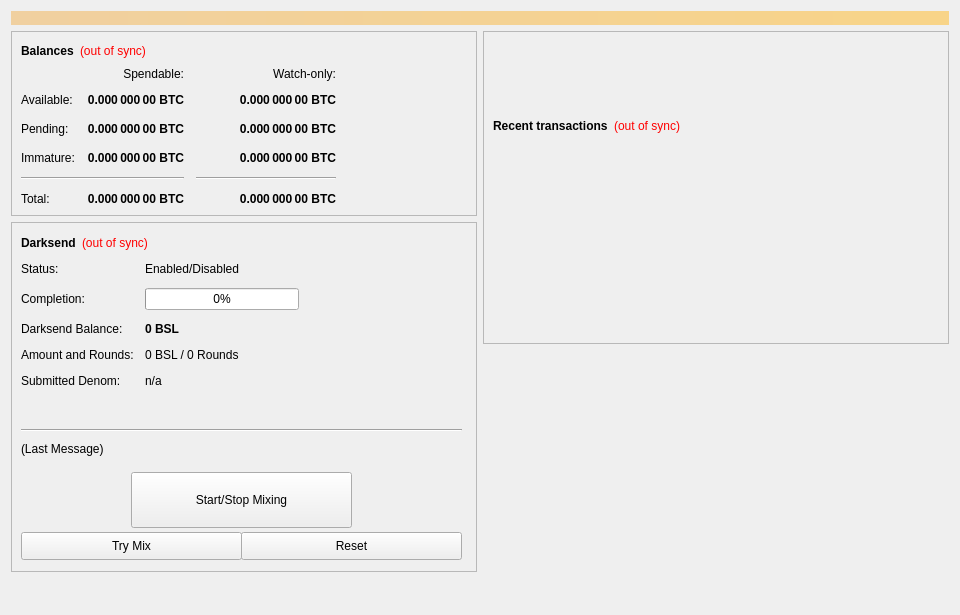
<?xml version="1.0" encoding="UTF-8"?>
<ui version="4.0">
 <class>OverviewPage</class>
 <widget class="QWidget" name="OverviewPage">
  <property name="geometry">
   <rect>
    <x>0</x>
    <y>0</y>
    <width>960</width>
    <height>615</height>
   </rect>
  </property>
  <property name="minimumSize">
   <size>
    <width>960</width>
    <height>0</height>
   </size>
  </property>
  <property name="windowTitle">
   <string>Form</string>
  </property>
  <layout class="QVBoxLayout" name="topLayout">
   <item>
    <widget class="QLabel" name="labelAlerts">
     <property name="visible">
      <bool>false</bool>
     </property>
     <property name="styleSheet">
      <string notr="true">background-color: qlineargradient(x1: 0, y1: 0, x2: 1, y2: 0, stop:0 #F0D0A0, stop:1 #F8D488); color:#000000;</string>
     </property>
     <property name="wordWrap">
      <bool>true</bool>
     </property>
     <property name="margin">
      <number>3</number>
     </property>
    </widget>
   </item>
   <item>
    <layout class="QHBoxLayout" name="horizontalLayout" stretch="1,1">
     <item>
      <layout class="QVBoxLayout" name="verticalLayout_2">
       <item>
        <widget class="QFrame" name="frame">
         <property name="frameShape">
          <enum>QFrame::StyledPanel</enum>
         </property>
         <property name="frameShadow">
          <enum>QFrame::Raised</enum>
         </property>
         <layout class="QVBoxLayout" name="verticalLayout_4">
          <item>
           <layout class="QHBoxLayout" name="horizontalLayout_4">
            <item>
             <widget class="QLabel" name="label_5">
              <property name="font">
               <font>
                <weight>75</weight>
                <bold>true</bold>
               </font>
              </property>
              <property name="text">
               <string>Balances</string>
              </property>
             </widget>
            </item>
            <item>
             <widget class="QLabel" name="labelWalletStatus">
              <property name="cursor">
               <cursorShape>WhatsThisCursor</cursorShape>
              </property>
              <property name="toolTip">
               <string>The displayed information may be out of date. Your wallet automatically synchronizes with the BSL network after a connection is established, but this process has not completed yet.</string>
              </property>
              <property name="styleSheet">
               <string notr="true">QLabel { color: red; }</string>
              </property>
              <property name="text">
               <string notr="true">(out of sync)</string>
              </property>
              <property name="alignment">
               <set>Qt::AlignLeading|Qt::AlignLeft|Qt::AlignVCenter</set>
              </property>
             </widget>
            </item>
            <item>
             <spacer name="horizontalSpacer_3">
              <property name="orientation">
               <enum>Qt::Horizontal</enum>
              </property>
              <property name="sizeHint" stdset="0">
               <size>
                <width>40</width>
                <height>20</height>
               </size>
              </property>
             </spacer>
            </item>
           </layout>
          </item>
          <item>
           <layout class="QGridLayout" name="gridLayout">
            <property name="spacing">
             <number>12</number>
            </property>
            <item row="2" column="2">
             <widget class="QLabel" name="labelWatchPending">
              <property name="font">
               <font>
                <weight>75</weight>
                <bold>true</bold>
               </font>
              </property>
              <property name="cursor">
               <cursorShape>IBeamCursor</cursorShape>
              </property>
              <property name="toolTip">
               <string>Unconfirmed transactions to watch-only addresses</string>
              </property>
              <property name="text">
               <string notr="true">0.000 000 00 BTC</string>
              </property>
              <property name="alignment">
               <set>Qt::AlignRight|Qt::AlignTrailing|Qt::AlignVCenter</set>
              </property>
              <property name="textInteractionFlags">
               <set>Qt::LinksAccessibleByMouse|Qt::TextSelectableByKeyboard|Qt::TextSelectableByMouse</set>
              </property>
             </widget>
            </item>
            <item row="2" column="1">
             <widget class="QLabel" name="labelUnconfirmed">
              <property name="font">
               <font>
                <weight>75</weight>
                <bold>true</bold>
               </font>
              </property>
              <property name="cursor">
               <cursorShape>IBeamCursor</cursorShape>
              </property>
              <property name="toolTip">
               <string>Total of transactions that have yet to be confirmed, and do not yet count toward the spendable balance</string>
              </property>
              <property name="text">
               <string notr="true">0.000 000 00 BTC</string>
              </property>
              <property name="alignment">
               <set>Qt::AlignRight|Qt::AlignTrailing|Qt::AlignVCenter</set>
              </property>
              <property name="textInteractionFlags">
               <set>Qt::LinksAccessibleByMouse|Qt::TextSelectableByKeyboard|Qt::TextSelectableByMouse</set>
              </property>
             </widget>
            </item>
            <item row="3" column="2">
             <widget class="QLabel" name="labelWatchImmature">
              <property name="font">
               <font>
                <weight>75</weight>
                <bold>true</bold>
               </font>
              </property>
              <property name="cursor">
               <cursorShape>IBeamCursor</cursorShape>
              </property>
              <property name="toolTip">
               <string>Staked or masternode rewards in watch-only addresses that has not yet matured</string>
              </property>
              <property name="text">
               <string notr="true">0.000 000 00 BTC</string>
              </property>
              <property name="alignment">
               <set>Qt::AlignRight|Qt::AlignTrailing|Qt::AlignVCenter</set>
              </property>
              <property name="textInteractionFlags">
               <set>Qt::LinksAccessibleByMouse|Qt::TextSelectableByKeyboard|Qt::TextSelectableByMouse</set>
              </property>
             </widget>
            </item>
            <item row="4" column="0" colspan="2">
             <widget class="Line" name="lineSpendableBalance">
              <property name="orientation">
               <enum>Qt::Horizontal</enum>
              </property>
             </widget>
            </item>
            <item row="4" column="2">
             <widget class="Line" name="lineWatchBalance">
              <property name="sizePolicy">
               <sizepolicy hsizetype="Preferred" vsizetype="Fixed">
                <horstretch>0</horstretch>
                <verstretch>0</verstretch>
               </sizepolicy>
              </property>
              <property name="minimumSize">
               <size>
                <width>140</width>
                <height>0</height>
               </size>
              </property>
              <property name="orientation">
               <enum>Qt::Horizontal</enum>
              </property>
             </widget>
            </item>
            <item row="5" column="0">
             <widget class="QLabel" name="labelTotalText">
              <property name="text">
               <string>Total:</string>
              </property>
             </widget>
            </item>
            <item row="3" column="1">
             <widget class="QLabel" name="labelImmature">
              <property name="font">
               <font>
                <weight>75</weight>
                <bold>true</bold>
               </font>
              </property>
              <property name="cursor">
               <cursorShape>IBeamCursor</cursorShape>
              </property>
              <property name="toolTip">
               <string>Staked or masternode rewards that has not yet matured</string>
              </property>
              <property name="text">
               <string notr="true">0.000 000 00 BTC</string>
              </property>
              <property name="alignment">
               <set>Qt::AlignRight|Qt::AlignTrailing|Qt::AlignVCenter</set>
              </property>
              <property name="textInteractionFlags">
               <set>Qt::LinksAccessibleByMouse|Qt::TextSelectableByKeyboard|Qt::TextSelectableByMouse</set>
              </property>
             </widget>
            </item>
            <item row="2" column="3">
             <spacer name="horizontalSpacer_2">
              <property name="orientation">
               <enum>Qt::Horizontal</enum>
              </property>
              <property name="sizeHint" stdset="0">
               <size>
                <width>40</width>
                <height>20</height>
               </size>
              </property>
             </spacer>
            </item>
            <item row="3" column="0">
             <widget class="QLabel" name="labelImmatureText">
              <property name="text">
               <string>Immature:</string>
              </property>
             </widget>
            </item>
            <item row="5" column="1">
             <widget class="QLabel" name="labelTotal">
              <property name="font">
               <font>
                <weight>75</weight>
                <bold>true</bold>
               </font>
              </property>
              <property name="cursor">
               <cursorShape>IBeamCursor</cursorShape>
              </property>
              <property name="toolTip">
               <string>Your current total balance</string>
              </property>
              <property name="text">
               <string notr="true">0.000 000 00 BTC</string>
              </property>
              <property name="alignment">
               <set>Qt::AlignRight|Qt::AlignTrailing|Qt::AlignVCenter</set>
              </property>
              <property name="textInteractionFlags">
               <set>Qt::LinksAccessibleByMouse|Qt::TextSelectableByKeyboard|Qt::TextSelectableByMouse</set>
              </property>
             </widget>
            </item>
            <item row="5" column="2">
             <widget class="QLabel" name="labelWatchTotal">
              <property name="font">
               <font>
                <weight>75</weight>
                <bold>true</bold>
               </font>
              </property>
              <property name="cursor">
               <cursorShape>IBeamCursor</cursorShape>
              </property>
              <property name="toolTip">
               <string>Current total balance in watch-only addresses</string>
              </property>
              <property name="text">
               <string notr="true">0.000 000 00 BTC</string>
              </property>
              <property name="alignment">
               <set>Qt::AlignRight|Qt::AlignTrailing|Qt::AlignVCenter</set>
              </property>
              <property name="textInteractionFlags">
               <set>Qt::LinksAccessibleByMouse|Qt::TextSelectableByKeyboard|Qt::TextSelectableByMouse</set>
              </property>
             </widget>
            </item>
            <item row="0" column="2">
             <widget class="QLabel" name="labelWatchonly">
              <property name="text">
               <string>Watch-only:</string>
              </property>
              <property name="alignment">
               <set>Qt::AlignRight|Qt::AlignTrailing|Qt::AlignVCenter</set>
              </property>
             </widget>
            </item>
            <item row="1" column="0">
             <widget class="QLabel" name="labelBalanceText">
              <property name="text">
               <string>Available:</string>
              </property>
             </widget>
            </item>
            <item row="1" column="1">
             <widget class="QLabel" name="labelBalance">
              <property name="font">
               <font>
                <weight>75</weight>
                <bold>true</bold>
               </font>
              </property>
              <property name="cursor">
               <cursorShape>IBeamCursor</cursorShape>
              </property>
              <property name="toolTip">
               <string>Your current spendable balance</string>
              </property>
              <property name="text">
               <string notr="true">0.000 000 00 BTC</string>
              </property>
              <property name="alignment">
               <set>Qt::AlignRight|Qt::AlignTrailing|Qt::AlignVCenter</set>
              </property>
              <property name="textInteractionFlags">
               <set>Qt::LinksAccessibleByMouse|Qt::TextSelectableByKeyboard|Qt::TextSelectableByMouse</set>
              </property>
             </widget>
            </item>
            <item row="1" column="2">
             <widget class="QLabel" name="labelWatchAvailable">
              <property name="font">
               <font>
                <weight>75</weight>
                <bold>true</bold>
               </font>
              </property>
              <property name="cursor">
               <cursorShape>IBeamCursor</cursorShape>
              </property>
              <property name="toolTip">
               <string>Your current balance in watch-only addresses</string>
              </property>
              <property name="text">
               <string notr="true">0.000 000 00 BTC</string>
              </property>
              <property name="alignment">
               <set>Qt::AlignRight|Qt::AlignTrailing|Qt::AlignVCenter</set>
              </property>
              <property name="textInteractionFlags">
               <set>Qt::LinksAccessibleByMouse|Qt::TextSelectableByKeyboard|Qt::TextSelectableByMouse</set>
              </property>
             </widget>
            </item>
            <item row="2" column="0">
             <widget class="QLabel" name="labelPendingText">
              <property name="text">
               <string>Pending:</string>
              </property>
             </widget>
            </item>
            <item row="0" column="1">
             <widget class="QLabel" name="labelSpendable">
              <property name="text">
               <string>Spendable:</string>
              </property>
              <property name="alignment">
               <set>Qt::AlignRight|Qt::AlignTrailing|Qt::AlignVCenter</set>
              </property>
             </widget>
            </item>
           </layout>
          </item>
         </layout>
        </widget>
       </item>
       <item>
        <widget class="QFrame" name="frameDarksend">
         <property name="minimumSize">
          <size>
           <width>0</width>
           <height>350</height>
          </size>
         </property>
         <property name="layoutDirection">
          <enum>Qt::LeftToRight</enum>
         </property>
         <property name="frameShape">
          <enum>QFrame::StyledPanel</enum>
         </property>
         <property name="frameShadow">
          <enum>QFrame::Raised</enum>
         </property>
         <widget class="QWidget" name="formLayoutWidget">
          <property name="geometry">
           <rect>
            <x>10</x>
            <y>40</y>
            <width>451</width>
            <height>161</height>
           </rect>
          </property>
          <layout class="QFormLayout" name="formLayout">
           <property name="fieldGrowthPolicy">
            <enum>QFormLayout::AllNonFixedFieldsGrow</enum>
           </property>
           <property name="horizontalSpacing">
            <number>11</number>
           </property>
           <property name="verticalSpacing">
            <number>12</number>
           </property>
           <item row="0" column="0">
            <widget class="QLabel" name="label_6">
             <property name="text">
              <string>Status:</string>
             </property>
            </widget>
           </item>
           <item row="1" column="0">
            <widget class="QLabel" name="label_7">
             <property name="text">
              <string>Completion:</string>
             </property>
            </widget>
           </item>
           <item row="1" column="1">
            <widget class="QProgressBar" name="DarksendProgress">
             <property name="maximumSize">
              <size>
               <width>154</width>
               <height>16777215</height>
              </size>
             </property>
             <property name="value">
              <number>0</number>
             </property>
            </widget>
           </item>
           <item row="2" column="0">
            <widget class="QLabel" name="labelAnonymizedText">
             <property name="text">
              <string>Darksend Balance:</string>
             </property>
            </widget>
           </item>
           <item row="2" column="1">
            <widget class="QLabel" name="labelAnonymized">
             <property name="font">
              <font>
               <weight>75</weight>
               <bold>true</bold>
              </font>
             </property>
             <property name="text">
              <string notr="true">0 BSL</string>
             </property>
            </widget>
           </item>
           <item row="3" column="0">
            <widget class="QLabel" name="label_8">
             <property name="text">
              <string>Amount and Rounds:</string>
             </property>
            </widget>
           </item>
           <item row="3" column="1">
            <widget class="QLabel" name="labelAmountRounds">
             <property name="text">
              <string>0 BSL / 0 Rounds</string>
             </property>
            </widget>
           </item>
           <item row="4" column="0">
            <widget class="QLabel" name="label_9">
             <property name="text">
              <string>Submitted Denom:</string>
             </property>
            </widget>
           </item>
           <item row="4" column="1">
            <widget class="QLabel" name="labelSubmittedDenom">
             <property name="toolTip">
              <string>The denominations you submitted to the Masternode.&lt;br&gt;To mix, other users must submit the exact same denominations.</string>
             </property>
             <property name="text">
              <string>n/a</string>
             </property>
            </widget>
           </item>
           <item row="0" column="1">
            <widget class="QLabel" name="DarksendEnabled">
             <property name="text">
              <string>Enabled/Disabled</string>
             </property>
            </widget>
           </item>
          </layout>
         </widget>
         <widget class="QPushButton" name="runAutoDenom">
          <property name="geometry">
           <rect>
            <x>251</x>
            <y>17</y>
            <width>1</width>
            <height>1</height>
           </rect>
          </property>
          <property name="palette">
           <palette>
            <active>
             <colorrole role="WindowText">
              <brush brushstyle="SolidPattern">
               <color alpha="255">
                <red>0</red>
                <green>0</green>
                <blue>0</blue>
               </color>
              </brush>
             </colorrole>
             <colorrole role="Button">
              <brush brushstyle="SolidPattern">
               <color alpha="255">
                <red>239</red>
                <green>238</green>
                <blue>238</blue>
               </color>
              </brush>
             </colorrole>
             <colorrole role="Light">
              <brush brushstyle="SolidPattern">
               <color alpha="255">
                <red>255</red>
                <green>255</green>
                <blue>255</blue>
               </color>
              </brush>
             </colorrole>
             <colorrole role="Midlight">
              <brush brushstyle="SolidPattern">
               <color alpha="255">
                <red>247</red>
                <green>246</green>
                <blue>246</blue>
               </color>
              </brush>
             </colorrole>
             <colorrole role="Dark">
              <brush brushstyle="SolidPattern">
               <color alpha="255">
                <red>119</red>
                <green>119</green>
                <blue>119</blue>
               </color>
              </brush>
             </colorrole>
             <colorrole role="Mid">
              <brush brushstyle="SolidPattern">
               <color alpha="255">
                <red>159</red>
                <green>159</green>
                <blue>159</blue>
               </color>
              </brush>
             </colorrole>
             <colorrole role="Text">
              <brush brushstyle="SolidPattern">
               <color alpha="255">
                <red>0</red>
                <green>0</green>
                <blue>0</blue>
               </color>
              </brush>
             </colorrole>
             <colorrole role="BrightText">
              <brush brushstyle="SolidPattern">
               <color alpha="255">
                <red>255</red>
                <green>255</green>
                <blue>255</blue>
               </color>
              </brush>
             </colorrole>
             <colorrole role="ButtonText">
              <brush brushstyle="SolidPattern">
               <color alpha="255">
                <red>0</red>
                <green>0</green>
                <blue>0</blue>
               </color>
              </brush>
             </colorrole>
             <colorrole role="Base">
              <brush brushstyle="SolidPattern">
               <color alpha="255">
                <red>255</red>
                <green>255</green>
                <blue>255</blue>
               </color>
              </brush>
             </colorrole>
             <colorrole role="Window">
              <brush brushstyle="SolidPattern">
               <color alpha="255">
                <red>239</red>
                <green>238</green>
                <blue>238</blue>
               </color>
              </brush>
             </colorrole>
             <colorrole role="Shadow">
              <brush brushstyle="SolidPattern">
               <color alpha="255">
                <red>0</red>
                <green>0</green>
                <blue>0</blue>
               </color>
              </brush>
             </colorrole>
             <colorrole role="AlternateBase">
              <brush brushstyle="SolidPattern">
               <color alpha="255">
                <red>247</red>
                <green>246</green>
                <blue>246</blue>
               </color>
              </brush>
             </colorrole>
             <colorrole role="ToolTipBase">
              <brush brushstyle="SolidPattern">
               <color alpha="255">
                <red>255</red>
                <green>255</green>
                <blue>220</blue>
               </color>
              </brush>
             </colorrole>
             <colorrole role="ToolTipText">
              <brush brushstyle="SolidPattern">
               <color alpha="255">
                <red>0</red>
                <green>0</green>
                <blue>0</blue>
               </color>
              </brush>
             </colorrole>
            </active>
            <inactive>
             <colorrole role="WindowText">
              <brush brushstyle="SolidPattern">
               <color alpha="255">
                <red>0</red>
                <green>0</green>
                <blue>0</blue>
               </color>
              </brush>
             </colorrole>
             <colorrole role="Button">
              <brush brushstyle="SolidPattern">
               <color alpha="255">
                <red>239</red>
                <green>238</green>
                <blue>238</blue>
               </color>
              </brush>
             </colorrole>
             <colorrole role="Light">
              <brush brushstyle="SolidPattern">
               <color alpha="255">
                <red>255</red>
                <green>255</green>
                <blue>255</blue>
               </color>
              </brush>
             </colorrole>
             <colorrole role="Midlight">
              <brush brushstyle="SolidPattern">
               <color alpha="255">
                <red>247</red>
                <green>246</green>
                <blue>246</blue>
               </color>
              </brush>
             </colorrole>
             <colorrole role="Dark">
              <brush brushstyle="SolidPattern">
               <color alpha="255">
                <red>119</red>
                <green>119</green>
                <blue>119</blue>
               </color>
              </brush>
             </colorrole>
             <colorrole role="Mid">
              <brush brushstyle="SolidPattern">
               <color alpha="255">
                <red>159</red>
                <green>159</green>
                <blue>159</blue>
               </color>
              </brush>
             </colorrole>
             <colorrole role="Text">
              <brush brushstyle="SolidPattern">
               <color alpha="255">
                <red>0</red>
                <green>0</green>
                <blue>0</blue>
               </color>
              </brush>
             </colorrole>
             <colorrole role="BrightText">
              <brush brushstyle="SolidPattern">
               <color alpha="255">
                <red>255</red>
                <green>255</green>
                <blue>255</blue>
               </color>
              </brush>
             </colorrole>
             <colorrole role="ButtonText">
              <brush brushstyle="SolidPattern">
               <color alpha="255">
                <red>0</red>
                <green>0</green>
                <blue>0</blue>
               </color>
              </brush>
             </colorrole>
             <colorrole role="Base">
              <brush brushstyle="SolidPattern">
               <color alpha="255">
                <red>255</red>
                <green>255</green>
                <blue>255</blue>
               </color>
              </brush>
             </colorrole>
             <colorrole role="Window">
              <brush brushstyle="SolidPattern">
               <color alpha="255">
                <red>239</red>
                <green>238</green>
                <blue>238</blue>
               </color>
              </brush>
             </colorrole>
             <colorrole role="Shadow">
              <brush brushstyle="SolidPattern">
               <color alpha="255">
                <red>0</red>
                <green>0</green>
                <blue>0</blue>
               </color>
              </brush>
             </colorrole>
             <colorrole role="AlternateBase">
              <brush brushstyle="SolidPattern">
               <color alpha="255">
                <red>247</red>
                <green>246</green>
                <blue>246</blue>
               </color>
              </brush>
             </colorrole>
             <colorrole role="ToolTipBase">
              <brush brushstyle="SolidPattern">
               <color alpha="255">
                <red>255</red>
                <green>255</green>
                <blue>220</blue>
               </color>
              </brush>
             </colorrole>
             <colorrole role="ToolTipText">
              <brush brushstyle="SolidPattern">
               <color alpha="255">
                <red>0</red>
                <green>0</green>
                <blue>0</blue>
               </color>
              </brush>
             </colorrole>
            </inactive>
            <disabled>
             <colorrole role="WindowText">
              <brush brushstyle="SolidPattern">
               <color alpha="255">
                <red>119</red>
                <green>119</green>
                <blue>119</blue>
               </color>
              </brush>
             </colorrole>
             <colorrole role="Button">
              <brush brushstyle="SolidPattern">
               <color alpha="255">
                <red>239</red>
                <green>238</green>
                <blue>238</blue>
               </color>
              </brush>
             </colorrole>
             <colorrole role="Light">
              <brush brushstyle="SolidPattern">
               <color alpha="255">
                <red>255</red>
                <green>255</green>
                <blue>255</blue>
               </color>
              </brush>
             </colorrole>
             <colorrole role="Midlight">
              <brush brushstyle="SolidPattern">
               <color alpha="255">
                <red>247</red>
                <green>246</green>
                <blue>246</blue>
               </color>
              </brush>
             </colorrole>
             <colorrole role="Dark">
              <brush brushstyle="SolidPattern">
               <color alpha="255">
                <red>119</red>
                <green>119</green>
                <blue>119</blue>
               </color>
              </brush>
             </colorrole>
             <colorrole role="Mid">
              <brush brushstyle="SolidPattern">
               <color alpha="255">
                <red>159</red>
                <green>159</green>
                <blue>159</blue>
               </color>
              </brush>
             </colorrole>
             <colorrole role="Text">
              <brush brushstyle="SolidPattern">
               <color alpha="255">
                <red>119</red>
                <green>119</green>
                <blue>119</blue>
               </color>
              </brush>
             </colorrole>
             <colorrole role="BrightText">
              <brush brushstyle="SolidPattern">
               <color alpha="255">
                <red>255</red>
                <green>255</green>
                <blue>255</blue>
               </color>
              </brush>
             </colorrole>
             <colorrole role="ButtonText">
              <brush brushstyle="SolidPattern">
               <color alpha="255">
                <red>119</red>
                <green>119</green>
                <blue>119</blue>
               </color>
              </brush>
             </colorrole>
             <colorrole role="Base">
              <brush brushstyle="SolidPattern">
               <color alpha="255">
                <red>239</red>
                <green>238</green>
                <blue>238</blue>
               </color>
              </brush>
             </colorrole>
             <colorrole role="Window">
              <brush brushstyle="SolidPattern">
               <color alpha="255">
                <red>239</red>
                <green>238</green>
                <blue>238</blue>
               </color>
              </brush>
             </colorrole>
             <colorrole role="Shadow">
              <brush brushstyle="SolidPattern">
               <color alpha="255">
                <red>0</red>
                <green>0</green>
                <blue>0</blue>
               </color>
              </brush>
             </colorrole>
             <colorrole role="AlternateBase">
              <brush brushstyle="SolidPattern">
               <color alpha="255">
                <red>239</red>
                <green>238</green>
                <blue>238</blue>
               </color>
              </brush>
             </colorrole>
             <colorrole role="ToolTipBase">
              <brush brushstyle="SolidPattern">
               <color alpha="255">
                <red>255</red>
                <green>255</green>
                <blue>220</blue>
               </color>
              </brush>
             </colorrole>
             <colorrole role="ToolTipText">
              <brush brushstyle="SolidPattern">
               <color alpha="255">
                <red>0</red>
                <green>0</green>
                <blue>0</blue>
               </color>
              </brush>
             </colorrole>
            </disabled>
           </palette>
          </property>
          <property name="focusPolicy">
           <enum>Qt::NoFocus</enum>
          </property>
          <property name="autoFillBackground">
           <bool>true</bool>
          </property>
          <property name="text">
           <string/>
          </property>
          <property name="flat">
           <bool>true</bool>
          </property>
         </widget>
         <widget class="QPushButton" name="toggleDarksend">
          <property name="geometry">
           <rect>
            <x>120</x>
            <y>250</y>
            <width>221</width>
            <height>56</height>
           </rect>
          </property>
          <property name="sizePolicy">
           <sizepolicy hsizetype="MinimumExpanding" vsizetype="Fixed">
            <horstretch>0</horstretch>
            <verstretch>0</verstretch>
           </sizepolicy>
          </property>
          <property name="text">
           <string>Start/Stop Mixing</string>
          </property>
         </widget>
         <widget class="Line" name="lineLastMessage">
          <property name="geometry">
           <rect>
            <x>10</x>
            <y>200</y>
            <width>441</width>
            <height>16</height>
           </rect>
          </property>
          <property name="orientation">
           <enum>Qt::Horizontal</enum>
          </property>
         </widget>
         <widget class="QLabel" name="DarksendStatus">
          <property name="geometry">
           <rect>
            <x>10</x>
            <y>220</y>
            <width>451</width>
            <height>61</height>
           </rect>
          </property>
          <property name="minimumSize">
           <size>
            <width>288</width>
            <height>43</height>
           </size>
          </property>
          <property name="text">
           <string>(Last Message)</string>
          </property>
          <property name="alignment">
           <set>Qt::AlignLeading|Qt::AlignLeft|Qt::AlignTop</set>
          </property>
          <property name="wordWrap">
           <bool>true</bool>
          </property>
         </widget>
         <widget class="QPushButton" name="DarksendAuto">
          <property name="geometry">
           <rect>
            <x>10</x>
            <y>310</y>
            <width>221</width>
            <height>28</height>
           </rect>
          </property>
          <property name="sizePolicy">
           <sizepolicy hsizetype="MinimumExpanding" vsizetype="Fixed">
            <horstretch>0</horstretch>
            <verstretch>0</verstretch>
           </sizepolicy>
          </property>
          <property name="toolTip">
           <string>Try to manually submit a Darksend request.</string>
          </property>
          <property name="text">
           <string>Try Mix</string>
          </property>
         </widget>
         <widget class="QPushButton" name="DarksendReset">
          <property name="geometry">
           <rect>
            <x>230</x>
            <y>310</y>
            <width>221</width>
            <height>28</height>
           </rect>
          </property>
          <property name="sizePolicy">
           <sizepolicy hsizetype="MinimumExpanding" vsizetype="Fixed">
            <horstretch>0</horstretch>
            <verstretch>0</verstretch>
           </sizepolicy>
          </property>
          <property name="toolTip">
           <string>Reset the current status of Darksend (can interrupt Darksend if it's in the process of Mixing, which can cost you money!)</string>
          </property>
          <property name="autoFillBackground">
           <bool>false</bool>
          </property>
          <property name="text">
           <string>Reset</string>
          </property>
         </widget>
         <widget class="QWidget" name="layoutWidget">
          <property name="geometry">
           <rect>
            <x>10</x>
            <y>10</y>
            <width>431</width>
            <height>22</height>
           </rect>
          </property>
          <layout class="QHBoxLayout" name="horizontalLayout_5">
           <item>
            <widget class="QLabel" name="label_2">
             <property name="font">
              <font>
               <weight>75</weight>
               <bold>true</bold>
              </font>
             </property>
             <property name="text">
              <string>Darksend</string>
             </property>
            </widget>
           </item>
           <item>
            <widget class="QLabel" name="labelDarksendSyncStatus">
             <property name="toolTip">
              <string>The displayed information may be out of date. Your wallet automatically synchronizes with the BSL network after a connection is established, but this process has not completed yet.</string>
             </property>
             <property name="styleSheet">
              <string notr="true">QLabel { color: red; }</string>
             </property>
             <property name="text">
              <string notr="true">(out of sync)</string>
             </property>
             <property name="alignment">
              <set>Qt::AlignLeading|Qt::AlignLeft|Qt::AlignVCenter</set>
             </property>
            </widget>
           </item>
           <item>
            <spacer name="horizontalSpacer_4">
             <property name="orientation">
              <enum>Qt::Horizontal</enum>
             </property>
             <property name="sizeHint" stdset="0">
              <size>
               <width>40</width>
               <height>20</height>
              </size>
             </property>
            </spacer>
           </item>
          </layout>
         </widget>
        </widget>
       </item>
       <item>
        <spacer name="verticalSpacer">
         <property name="orientation">
          <enum>Qt::Vertical</enum>
         </property>
         <property name="sizeHint" stdset="0">
          <size>
           <width>20</width>
           <height>40</height>
          </size>
         </property>
        </spacer>
       </item>
      </layout>
     </item>
     <item>
      <layout class="QVBoxLayout" name="verticalLayout_3">
       <item>
        <widget class="QFrame" name="frame_2">
         <property name="frameShape">
          <enum>QFrame::StyledPanel</enum>
         </property>
         <property name="frameShadow">
          <enum>QFrame::Raised</enum>
         </property>
         <layout class="QVBoxLayout" name="verticalLayout">
          <item>
           <spacer name="verticalSpacer_3">
            <property name="orientation">
             <enum>Qt::Vertical</enum>
            </property>
            <property name="sizeType">
             <enum>QSizePolicy::Fixed</enum>
            </property>
            <property name="sizeHint" stdset="0">
             <size>
              <width>20</width>
              <height>75</height>
             </size>
            </property>
           </spacer>
          </item>
          <item>
           <layout class="QHBoxLayout" name="horizontalLayout_2">
            <item>
             <widget class="QLabel" name="label_4">
              <property name="font">
               <font>
                <weight>75</weight>
                <bold>true</bold>
               </font>
              </property>
              <property name="text">
               <string>Recent transactions</string>
              </property>
             </widget>
            </item>
            <item>
             <widget class="QLabel" name="labelTransactionsStatus">
              <property name="cursor">
               <cursorShape>WhatsThisCursor</cursorShape>
              </property>
              <property name="toolTip">
               <string>The displayed information may be out of date. Your wallet automatically synchronizes with the BSL network after a connection is established, but this process has not completed yet.</string>
              </property>
              <property name="styleSheet">
               <string notr="true">QLabel { color: red; }</string>
              </property>
              <property name="text">
               <string notr="true">(out of sync)</string>
              </property>
              <property name="alignment">
               <set>Qt::AlignRight|Qt::AlignTrailing|Qt::AlignVCenter</set>
              </property>
             </widget>
            </item>
            <item>
             <spacer name="horizontalSpacer">
              <property name="orientation">
               <enum>Qt::Horizontal</enum>
              </property>
              <property name="sizeHint" stdset="0">
               <size>
                <width>40</width>
                <height>20</height>
               </size>
              </property>
             </spacer>
            </item>
           </layout>
          </item>
          <item>
           <widget class="QListView" name="listTransactions">
            <property name="styleSheet">
             <string notr="true">QListView { background: transparent; }</string>
            </property>
            <property name="frameShape">
             <enum>QFrame::NoFrame</enum>
            </property>
            <property name="verticalScrollBarPolicy">
             <enum>Qt::ScrollBarAlwaysOff</enum>
            </property>
            <property name="horizontalScrollBarPolicy">
             <enum>Qt::ScrollBarAlwaysOff</enum>
            </property>
            <property name="selectionMode">
             <enum>QAbstractItemView::NoSelection</enum>
            </property>
           </widget>
          </item>
         </layout>
        </widget>
       </item>
       <item>
        <spacer name="verticalSpacer_2">
         <property name="orientation">
          <enum>Qt::Vertical</enum>
         </property>
         <property name="sizeType">
          <enum>QSizePolicy::Expanding</enum>
         </property>
         <property name="sizeHint" stdset="0">
          <size>
           <width>20</width>
           <height>40</height>
          </size>
         </property>
        </spacer>
       </item>
      </layout>
     </item>
    </layout>
   </item>
  </layout>
 </widget>
 <resources/>
 <connections/>
</ui>
